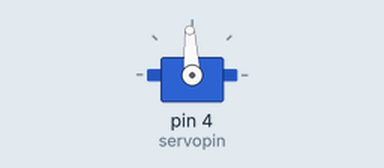
Simulated run of this sketch. Board: Arduino Uno, built with avr-gcc and run on an emulated ATmega328P. Parts: servo. Wiring (inferred from the names in the program): servo: signal pin 4. Servo pulses on a pin are drawn as a servo (544–2400 µs = 0–180°); what the sketch prints to the serial monitor is not drawn.

Above: at 0.1 s.
Timing chart, 0 to 1.6 s (numbered marks = the images above):
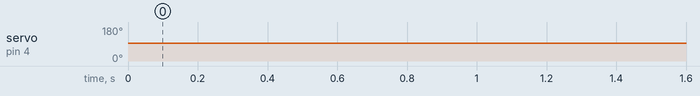

Measured:
- by itself, servo on pin 4 (servopin): 94° → 93° at 0.02 s

The sketch:

IRrecvDemo.ino
```cpp
// (licence header left out)
#include <IRremote.h>

int RECV_PIN = 9;

IRrecv irrecv(RECV_PIN);
int servopin = 4;
int pulse = 1500;
decode_results results;

void setup()
{
  Serial.begin(9600);
  // In case the interrupt driver crashes on setup, give a clue
  // to the user what's going on.
  Serial.println("Enabling IRin");
  irrecv.enableIRIn(); // Start the receiver
  Serial.println("Enabled IRin");
  pinMode(servopin, OUTPUT);
}

void loop() {
  digitalWrite(servopin, HIGH);
  delayMicroseconds(pulse);
  digitalWrite(servopin, LOW);

  if (irrecv.decode(&results)) {
    Serial.println(results.value, HEX);
    irrecv.resume(); // Receive the next value
  }
  delay(20);
//  delay(100);
}
```
